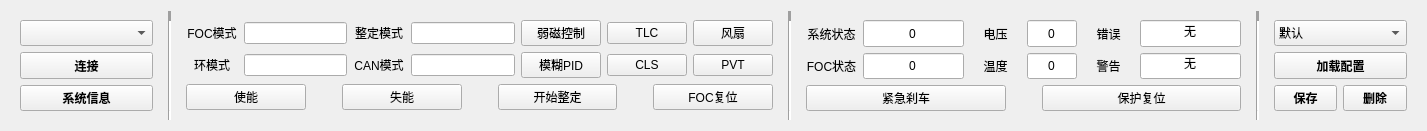
     <widget class="QWidget" name="top_widget" native="true">
      <property name="sizePolicy">
       <sizepolicy hsizetype="Fixed" vsizetype="Fixed">
        <horstretch>0</horstretch>
        <verstretch>0</verstretch>
       </sizepolicy>
      </property>
      <property name="styleSheet">
       <string notr="true"/>
      </property>
      <layout class="QHBoxLayout" name="horizontalLayout" stretch="1,0,4,0,3,0,1">
       <item>
        <widget class="QWidget" name="widget_2" native="true">
         <property name="sizePolicy">
          <sizepolicy hsizetype="Expanding" vsizetype="Preferred">
           <horstretch>0</horstretch>
           <verstretch>0</verstretch>
          </sizepolicy>
         </property>
         <layout class="QVBoxLayout" name="verticalLayout_2">
          <item>
           <widget class="QComboBox" name="comboBox">
            <property name="sizePolicy">
             <sizepolicy hsizetype="Minimum" vsizetype="Minimum">
              <horstretch>0</horstretch>
              <verstretch>0</verstretch>
             </sizepolicy>
            </property>
           </widget>
          </item>
          <item>
           <widget class="QPushButton" name="connectbutton">
            <property name="sizePolicy">
             <sizepolicy hsizetype="Minimum" vsizetype="Minimum">
              <horstretch>0</horstretch>
              <verstretch>0</verstretch>
             </sizepolicy>
            </property>
            <property name="font">
             <font>
              <family>微软雅黑</family>
              <pointsize>9</pointsize>
              <weight>75</weight>
              <italic>false</italic>
              <bold>true</bold>
             </font>
            </property>
            <property name="text">
             <string>连接</string>
            </property>
           </widget>
          </item>
          <item>
           <widget class="QPushButton" name="systemdesc">
            <property name="sizePolicy">
             <sizepolicy hsizetype="Minimum" vsizetype="Minimum">
              <horstretch>0</horstretch>
              <verstretch>0</verstretch>
             </sizepolicy>
            </property>
            <property name="minimumSize">
             <size>
              <width>0</width>
              <height>0</height>
             </size>
            </property>
            <property name="font">
             <font>
              <family>微软雅黑</family>
              <pointsize>9</pointsize>
              <weight>75</weight>
              <italic>false</italic>
              <bold>true</bold>
             </font>
            </property>
            <property name="text">
             <string>系统信息</string>
            </property>
           </widget>
          </item>
         </layout>
        </widget>
       </item>
       <item>
        <widget class="Line" name="line_3">
         <property name="frameShadow">
          <enum>QFrame::Sunken</enum>
         </property>
         <property name="lineWidth">
          <number>10</number>
         </property>
         <property name="orientation">
          <enum>Qt::Vertical</enum>
         </property>
        </widget>
       </item>
       <item>
        <widget class="QWidget" name="widget_5" native="true">
         <property name="sizePolicy">
          <sizepolicy hsizetype="Expanding" vsizetype="Preferred">
           <horstretch>0</horstretch>
           <verstretch>0</verstretch>
          </sizepolicy>
         </property>
         <layout class="QVBoxLayout" name="verticalLayout_4" stretch="1,1,2">
          <item>
           <layout class="QHBoxLayout" name="horizontalLayout_4" stretch="1,2,1,2,1,1,1">
            <item>
             <widget class="QLabel" name="label_2">
              <property name="sizePolicy">
               <sizepolicy hsizetype="Expanding" vsizetype="Preferred">
                <horstretch>0</horstretch>
                <verstretch>0</verstretch>
               </sizepolicy>
              </property>
              <property name="minimumSize">
               <size>
                <width>0</width>
                <height>0</height>
               </size>
              </property>
              <property name="text">
               <string>FOC模式</string>
              </property>
              <property name="alignment">
               <set>Qt::AlignCenter</set>
              </property>
             </widget>
            </item>
            <item>
             <widget class="QLineEdit" name="FOCmodeshow">
              <property name="readOnly">
               <bool>true</bool>
              </property>
             </widget>
            </item>
            <item>
             <widget class="QLabel" name="label_4">
              <property name="sizePolicy">
               <sizepolicy hsizetype="Expanding" vsizetype="Preferred">
                <horstretch>0</horstretch>
                <verstretch>0</verstretch>
               </sizepolicy>
              </property>
              <property name="minimumSize">
               <size>
                <width>0</width>
                <height>0</height>
               </size>
              </property>
              <property name="text">
               <string>整定模式</string>
              </property>
              <property name="alignment">
               <set>Qt::AlignCenter</set>
              </property>
             </widget>
            </item>
            <item>
             <widget class="QLineEdit" name="tunningmodeshow">
              <property name="readOnly">
               <bool>true</bool>
              </property>
             </widget>
            </item>
            <item>
             <widget class="QPushButton" name="weakmagshow">
              <property name="text">
               <string>弱磁控制</string>
              </property>
             </widget>
            </item>
            <item>
             <widget class="QPushButton" name="TLCshow">
              <property name="text">
               <string>TLC</string>
              </property>
             </widget>
            </item>
            <item>
             <widget class="QPushButton" name="FANshow">
              <property name="text">
               <string>风扇</string>
              </property>
             </widget>
            </item>
           </layout>
          </item>
          <item>
           <layout class="QHBoxLayout" name="horizontalLayout_5" stretch="1,2,1,2,1,1,1">
            <item>
             <widget class="QLabel" name="label_3">
              <property name="sizePolicy">
               <sizepolicy hsizetype="Expanding" vsizetype="Preferred">
                <horstretch>0</horstretch>
                <verstretch>0</verstretch>
               </sizepolicy>
              </property>
              <property name="minimumSize">
               <size>
                <width>0</width>
                <height>0</height>
               </size>
              </property>
              <property name="text">
               <string>环模式</string>
              </property>
              <property name="alignment">
               <set>Qt::AlignCenter</set>
              </property>
             </widget>
            </item>
            <item>
             <widget class="QLineEdit" name="loopmodeshow">
              <property name="readOnly">
               <bool>true</bool>
              </property>
             </widget>
            </item>
            <item>
             <widget class="QLabel" name="label_5">
              <property name="sizePolicy">
               <sizepolicy hsizetype="Expanding" vsizetype="Preferred">
                <horstretch>0</horstretch>
                <verstretch>0</verstretch>
               </sizepolicy>
              </property>
              <property name="minimumSize">
               <size>
                <width>0</width>
                <height>0</height>
               </size>
              </property>
              <property name="text">
               <string>CAN模式</string>
              </property>
              <property name="alignment">
               <set>Qt::AlignCenter</set>
              </property>
             </widget>
            </item>
            <item>
             <widget class="QLineEdit" name="canmodeshow">
              <property name="readOnly">
               <bool>true</bool>
              </property>
             </widget>
            </item>
            <item>
             <widget class="QPushButton" name="vaguePIDshow">
              <property name="text">
               <string>模糊PID</string>
              </property>
             </widget>
            </item>
            <item>
             <widget class="QPushButton" name="CLSshow">
              <property name="text">
               <string>CLS</string>
              </property>
             </widget>
            </item>
            <item>
             <widget class="QPushButton" name="PVTshow">
              <property name="text">
               <string>PVT</string>
              </property>
             </widget>
            </item>
           </layout>
          </item>
          <item>
           <layout class="QHBoxLayout" name="horizontalLayout_6">
            <property name="bottomMargin">
             <number>1</number>
            </property>
            <item>
             <widget class="QPushButton" name="Enable">
              <property name="sizePolicy">
               <sizepolicy hsizetype="Expanding" vsizetype="Expanding">
                <horstretch>0</horstretch>
                <verstretch>0</verstretch>
               </sizepolicy>
              </property>
              <property name="text">
               <string>使能</string>
              </property>
             </widget>
            </item>
            <item>
             <spacer name="horizontalSpacer">
              <property name="orientation">
               <enum>Qt::Horizontal</enum>
              </property>
              <property name="sizeType">
               <enum>QSizePolicy::Fixed</enum>
              </property>
              <property name="sizeHint" stdset="0">
               <size>
                <width>30</width>
                <height>20</height>
               </size>
              </property>
             </spacer>
            </item>
            <item>
             <widget class="QPushButton" name="Disable">
              <property name="sizePolicy">
               <sizepolicy hsizetype="Expanding" vsizetype="Expanding">
                <horstretch>0</horstretch>
                <verstretch>0</verstretch>
               </sizepolicy>
              </property>
              <property name="text">
               <string>失能</string>
              </property>
             </widget>
            </item>
            <item>
             <spacer name="horizontalSpacer_2">
              <property name="orientation">
               <enum>Qt::Horizontal</enum>
              </property>
              <property name="sizeType">
               <enum>QSizePolicy::Fixed</enum>
              </property>
              <property name="sizeHint" stdset="0">
               <size>
                <width>30</width>
                <height>20</height>
               </size>
              </property>
             </spacer>
            </item>
            <item>
             <widget class="QPushButton" name="Tunningstart">
              <property name="sizePolicy">
               <sizepolicy hsizetype="Expanding" vsizetype="Expanding">
                <horstretch>0</horstretch>
                <verstretch>0</verstretch>
               </sizepolicy>
              </property>
              <property name="text">
               <string>开始整定</string>
              </property>
             </widget>
            </item>
            <item>
             <spacer name="horizontalSpacer_3">
              <property name="orientation">
               <enum>Qt::Horizontal</enum>
              </property>
              <property name="sizeType">
               <enum>QSizePolicy::Fixed</enum>
              </property>
              <property name="sizeHint" stdset="0">
               <size>
                <width>30</width>
                <height>20</height>
               </size>
              </property>
             </spacer>
            </item>
            <item>
             <widget class="QPushButton" name="FOCreset">
              <property name="sizePolicy">
               <sizepolicy hsizetype="Expanding" vsizetype="Expanding">
                <horstretch>0</horstretch>
                <verstretch>0</verstretch>
               </sizepolicy>
              </property>
              <property name="text">
               <string>FOC复位</string>
              </property>
             </widget>
            </item>
           </layout>
          </item>
         </layout>
        </widget>
       </item>
       <item>
        <widget class="Line" name="line">
         <property name="lineWidth">
          <number>10</number>
         </property>
         <property name="midLineWidth">
          <number>0</number>
         </property>
         <property name="orientation">
          <enum>Qt::Vertical</enum>
         </property>
        </widget>
       </item>
       <item>
        <widget class="QWidget" name="widget_3" native="true">
         <property name="sizePolicy">
          <sizepolicy hsizetype="Expanding" vsizetype="Preferred">
           <horstretch>0</horstretch>
           <verstretch>0</verstretch>
          </sizepolicy>
         </property>
         <layout class="QVBoxLayout" name="verticalLayout_5" stretch="1,1,2">
          <item>
           <layout class="QHBoxLayout" name="horizontalLayout_8" stretch="1,2,1,1,1,2">
            <item>
             <widget class="QLabel" name="label_67">
              <property name="sizePolicy">
               <sizepolicy hsizetype="Expanding" vsizetype="Expanding">
                <horstretch>0</horstretch>
                <verstretch>0</verstretch>
               </sizepolicy>
              </property>
              <property name="minimumSize">
               <size>
                <width>0</width>
                <height>0</height>
               </size>
              </property>
              <property name="text">
               <string>系统状态</string>
              </property>
              <property name="alignment">
               <set>Qt::AlignCenter</set>
              </property>
             </widget>
            </item>
            <item>
             <widget class="QLineEdit" name="systemstateshow">
              <property name="sizePolicy">
               <sizepolicy hsizetype="Expanding" vsizetype="Expanding">
                <horstretch>0</horstretch>
                <verstretch>0</verstretch>
               </sizepolicy>
              </property>
              <property name="minimumSize">
               <size>
                <width>0</width>
                <height>0</height>
               </size>
              </property>
              <property name="text">
               <string>0</string>
              </property>
              <property name="alignment">
               <set>Qt::AlignCenter</set>
              </property>
              <property name="readOnly">
               <bool>true</bool>
              </property>
             </widget>
            </item>
            <item>
             <widget class="QLabel" name="label_6">
              <property name="sizePolicy">
               <sizepolicy hsizetype="Expanding" vsizetype="Preferred">
                <horstretch>0</horstretch>
                <verstretch>0</verstretch>
               </sizepolicy>
              </property>
              <property name="minimumSize">
               <size>
                <width>0</width>
                <height>0</height>
               </size>
              </property>
              <property name="text">
               <string>电压</string>
              </property>
              <property name="alignment">
               <set>Qt::AlignCenter</set>
              </property>
             </widget>
            </item>
            <item>
             <widget class="QLineEdit" name="voltageshow">
              <property name="sizePolicy">
               <sizepolicy hsizetype="Expanding" vsizetype="Expanding">
                <horstretch>0</horstretch>
                <verstretch>0</verstretch>
               </sizepolicy>
              </property>
              <property name="minimumSize">
               <size>
                <width>0</width>
                <height>0</height>
               </size>
              </property>
              <property name="text">
               <string>0</string>
              </property>
              <property name="alignment">
               <set>Qt::AlignCenter</set>
              </property>
              <property name="readOnly">
               <bool>true</bool>
              </property>
             </widget>
            </item>
            <item>
             <widget class="QLabel" name="label_9">
              <property name="sizePolicy">
               <sizepolicy hsizetype="Expanding" vsizetype="Preferred">
                <horstretch>0</horstretch>
                <verstretch>0</verstretch>
               </sizepolicy>
              </property>
              <property name="minimumSize">
               <size>
                <width>0</width>
                <height>0</height>
               </size>
              </property>
              <property name="text">
               <string>错误</string>
              </property>
              <property name="alignment">
               <set>Qt::AlignCenter</set>
              </property>
             </widget>
            </item>
            <item>
             <widget class="QLineEdit" name="erroeshow">
              <property name="sizePolicy">
               <sizepolicy hsizetype="Expanding" vsizetype="Expanding">
                <horstretch>0</horstretch>
                <verstretch>0</verstretch>
               </sizepolicy>
              </property>
              <property name="minimumSize">
               <size>
                <width>0</width>
                <height>0</height>
               </size>
              </property>
              <property name="text">
               <string>无</string>
              </property>
              <property name="alignment">
               <set>Qt::AlignCenter</set>
              </property>
              <property name="readOnly">
               <bool>true</bool>
              </property>
             </widget>
            </item>
           </layout>
          </item>
          <item>
           <layout class="QHBoxLayout" name="horizontalLayout_9" stretch="1,2,1,1,1,2">
            <item>
             <widget class="QLabel" name="label_68">
              <property name="sizePolicy">
               <sizepolicy hsizetype="Expanding" vsizetype="Preferred">
                <horstretch>0</horstretch>
                <verstretch>0</verstretch>
               </sizepolicy>
              </property>
              <property name="minimumSize">
               <size>
                <width>0</width>
                <height>0</height>
               </size>
              </property>
              <property name="text">
               <string>FOC状态</string>
              </property>
              <property name="alignment">
               <set>Qt::AlignCenter</set>
              </property>
             </widget>
            </item>
            <item>
             <widget class="QLineEdit" name="FOCstateshow">
              <property name="sizePolicy">
               <sizepolicy hsizetype="Expanding" vsizetype="Expanding">
                <horstretch>0</horstretch>
                <verstretch>0</verstretch>
               </sizepolicy>
              </property>
              <property name="minimumSize">
               <size>
                <width>0</width>
                <height>0</height>
               </size>
              </property>
              <property name="text">
               <string>0</string>
              </property>
              <property name="alignment">
               <set>Qt::AlignCenter</set>
              </property>
              <property name="readOnly">
               <bool>true</bool>
              </property>
             </widget>
            </item>
            <item>
             <widget class="QLabel" name="label_7">
              <property name="sizePolicy">
               <sizepolicy hsizetype="Expanding" vsizetype="Preferred">
                <horstretch>0</horstretch>
                <verstretch>0</verstretch>
               </sizepolicy>
              </property>
              <property name="minimumSize">
               <size>
                <width>0</width>
                <height>0</height>
               </size>
              </property>
              <property name="text">
               <string>温度</string>
              </property>
              <property name="alignment">
               <set>Qt::AlignCenter</set>
              </property>
             </widget>
            </item>
            <item>
             <widget class="QLineEdit" name="tempshow">
              <property name="sizePolicy">
               <sizepolicy hsizetype="Expanding" vsizetype="Expanding">
                <horstretch>0</horstretch>
                <verstretch>0</verstretch>
               </sizepolicy>
              </property>
              <property name="minimumSize">
               <size>
                <width>0</width>
                <height>0</height>
               </size>
              </property>
              <property name="text">
               <string>0</string>
              </property>
              <property name="alignment">
               <set>Qt::AlignCenter</set>
              </property>
              <property name="readOnly">
               <bool>true</bool>
              </property>
             </widget>
            </item>
            <item>
             <widget class="QLabel" name="label_8">
              <property name="sizePolicy">
               <sizepolicy hsizetype="Expanding" vsizetype="Preferred">
                <horstretch>0</horstretch>
                <verstretch>0</verstretch>
               </sizepolicy>
              </property>
              <property name="minimumSize">
               <size>
                <width>0</width>
                <height>0</height>
               </size>
              </property>
              <property name="text">
               <string>警告</string>
              </property>
              <property name="alignment">
               <set>Qt::AlignCenter</set>
              </property>
             </widget>
            </item>
            <item>
             <widget class="QLineEdit" name="warnningshow">
              <property name="sizePolicy">
               <sizepolicy hsizetype="Expanding" vsizetype="Expanding">
                <horstretch>0</horstretch>
                <verstretch>0</verstretch>
               </sizepolicy>
              </property>
              <property name="minimumSize">
               <size>
                <width>0</width>
                <height>0</height>
               </size>
              </property>
              <property name="text">
               <string>无</string>
              </property>
              <property name="alignment">
               <set>Qt::AlignCenter</set>
              </property>
              <property name="readOnly">
               <bool>true</bool>
              </property>
             </widget>
            </item>
           </layout>
          </item>
          <item>
           <layout class="QHBoxLayout" name="horizontalLayout_7">
            <property name="topMargin">
             <number>0</number>
            </property>
            <property name="bottomMargin">
             <number>0</number>
            </property>
            <item>
             <widget class="QPushButton" name="Brake">
              <property name="sizePolicy">
               <sizepolicy hsizetype="Expanding" vsizetype="Fixed">
                <horstretch>0</horstretch>
                <verstretch>0</verstretch>
               </sizepolicy>
              </property>
              <property name="text">
               <string>紧急刹车</string>
              </property>
             </widget>
            </item>
            <item>
             <spacer name="horizontalSpacer_5">
              <property name="orientation">
               <enum>Qt::Horizontal</enum>
              </property>
              <property name="sizeType">
               <enum>QSizePolicy::Fixed</enum>
              </property>
              <property name="sizeHint" stdset="0">
               <size>
                <width>30</width>
                <height>20</height>
               </size>
              </property>
             </spacer>
            </item>
            <item>
             <widget class="QPushButton" name="Protectreset">
              <property name="sizePolicy">
               <sizepolicy hsizetype="Expanding" vsizetype="Fixed">
                <horstretch>0</horstretch>
                <verstretch>0</verstretch>
               </sizepolicy>
              </property>
              <property name="text">
               <string>保护复位</string>
              </property>
             </widget>
            </item>
           </layout>
          </item>
         </layout>
        </widget>
       </item>
       <item>
        <widget class="Line" name="line_2">
         <property name="lineWidth">
          <number>10</number>
         </property>
         <property name="orientation">
          <enum>Qt::Vertical</enum>
         </property>
        </widget>
       </item>
       <item>
        <widget class="QWidget" name="widget_4" native="true">
         <property name="sizePolicy">
          <sizepolicy hsizetype="Expanding" vsizetype="Preferred">
           <horstretch>0</horstretch>
           <verstretch>0</verstretch>
          </sizepolicy>
         </property>
         <layout class="QVBoxLayout" name="verticalLayout_3">
          <item>
           <widget class="QComboBox" name="configfile">
            <property name="sizePolicy">
             <sizepolicy hsizetype="Minimum" vsizetype="Minimum">
              <horstretch>0</horstretch>
              <verstretch>0</verstretch>
             </sizepolicy>
            </property>
            <property name="minimumSize">
             <size>
              <width>0</width>
              <height>0</height>
             </size>
            </property>
            <item>
             <property name="text">
              <string>默认</string>
             </property>
            </item>
           </widget>
          </item>
          <item>
           <widget class="QPushButton" name="loadconfigfile">
            <property name="sizePolicy">
             <sizepolicy hsizetype="Minimum" vsizetype="Minimum">
              <horstretch>0</horstretch>
              <verstretch>0</verstretch>
             </sizepolicy>
            </property>
            <property name="minimumSize">
             <size>
              <width>129</width>
              <height>0</height>
             </size>
            </property>
            <property name="font">
             <font>
              <family>微软雅黑</family>
              <pointsize>9</pointsize>
              <weight>75</weight>
              <italic>false</italic>
              <bold>true</bold>
             </font>
            </property>
            <property name="text">
             <string>加载配置</string>
            </property>
           </widget>
          </item>
          <item>
           <layout class="QHBoxLayout" name="horizontalLayout_3">
            <item>
             <widget class="QPushButton" name="saveconfigfile">
              <property name="sizePolicy">
               <sizepolicy hsizetype="Minimum" vsizetype="Minimum">
                <horstretch>0</horstretch>
                <verstretch>0</verstretch>
               </sizepolicy>
              </property>
              <property name="minimumSize">
               <size>
                <width>60</width>
                <height>0</height>
               </size>
              </property>
              <property name="font">
               <font>
                <family>微软雅黑</family>
                <pointsize>9</pointsize>
                <weight>75</weight>
                <italic>false</italic>
                <bold>true</bold>
               </font>
              </property>
              <property name="text">
               <string>保存</string>
              </property>
             </widget>
            </item>
            <item>
             <widget class="QPushButton" name="removeconfigfile">
              <property name="sizePolicy">
               <sizepolicy hsizetype="Minimum" vsizetype="Minimum">
                <horstretch>0</horstretch>
                <verstretch>0</verstretch>
               </sizepolicy>
              </property>
              <property name="minimumSize">
               <size>
                <width>60</width>
                <height>0</height>
               </size>
              </property>
              <property name="font">
               <font>
                <family>微软雅黑</family>
                <pointsize>9</pointsize>
                <weight>75</weight>
                <italic>false</italic>
                <bold>true</bold>
               </font>
              </property>
              <property name="text">
               <string>删除</string>
              </property>
             </widget>
            </item>
           </layout>
          </item>
         </layout>
        </widget>
       </item>
      </layout>
     </widget>
